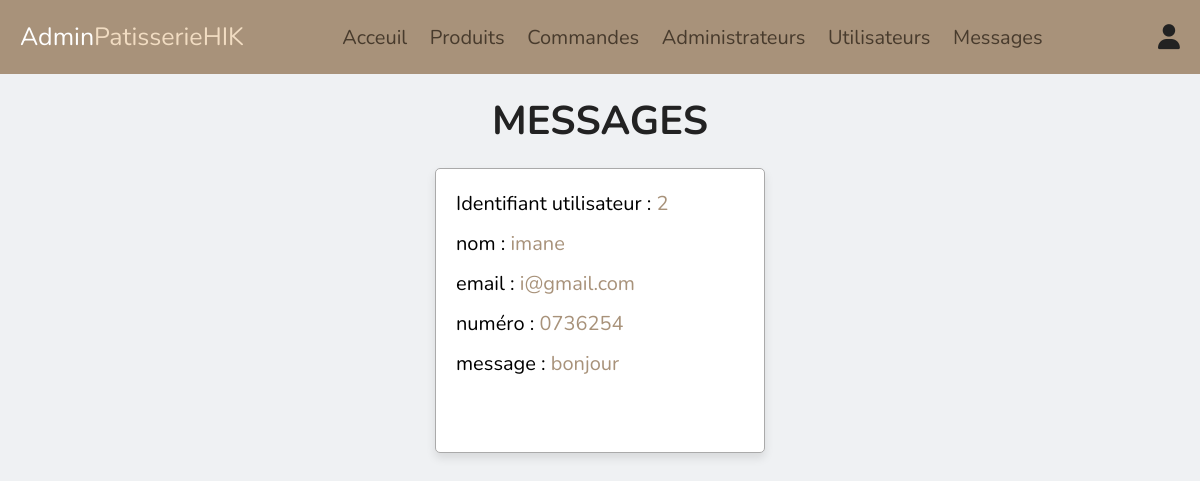
The page /admin/messages.php (signed in) on the database its author committed.
### tables this page shows
CREATE TABLE IF NOT EXISTS `messages` (
  `id` int(100) NOT NULL AUTO_INCREMENT,
  `user_id` int(100) NOT NULL,
  `name` varchar(100) NOT NULL,
  `email` varchar(100) NOT NULL,
  `number` varchar(12) NOT NULL,
  `message` varchar(500) NOT NULL,
  PRIMARY KEY (`id`)
);

### admin/messages.php (the view, shortened to what this page needs)
<?php
include '../components/connect.php';
?>
<!DOCTYPE html>
<html lang="en">
<head>
   <link rel="stylesheet" href="https://cdnjs.cloudflare.com/ajax/libs/font-awesome/6.1.1/css/all.min.css">
   <link rel="stylesheet" href="../css/admin_style.css">
</head>
<body>
<?php include '../components/admin_header.php'; ?>
<section class="contacts">
<h1 class="heading">messages</h1>
<div class="box-container">
   <?php
      $select_messages = $conn->prepare("SELECT * FROM `messages`");
      $select_messages->execute();
      if($select_messages->rowCount() > 0){
         while($fetch_message = $select_messages->fetch(PDO::FETCH_ASSOC)){
   ?>
   <div class="box">
   <p> Identifiant utilisateur : <span><?= $fetch_message['user_id']; ?></span></p>
   <p> nom : <span><?= $fetch_message['name']; ?></span></p>
   <p> email : <span><?= $fetch_message['email']; ?></span></p>
   <p> numéro : <span><?= $fetch_message['number']; ?></span></p>
   <p> message : <span><?= $fetch_message['message']; ?></span></p>
   <a href="messages.php??delete=<?= $fetch_message['id']; ?>" onclick="return confirm('Supprimer ce message ?');" class="delete-btn">Supprimer</a>
   </div>
   <?php
         }
      }else{
         echo '<p class="empty">Vous n\'avez aucun message</p>';
      }
   ?>
</div>
</section>
</body>
</html>

### css/admin_style.css (style rules this page uses)
:root { --main-color: #a8927a; --primary-color: #eff1f3; --bg-color: #f1dcc2; --hover: #483b2d; --black:#222; --white:#fff; --border:.1rem solid #aaa; --box-shadow:0 .5rem 1rem rgba(0,0,0,.1); }
* { font-family: 'Nunito', sans-serif; margin:0; padding:0; box-sizing: border-box; outline: none; border:none; text-decoration: none; }
html { font-size: 62.5%; overflow-x: hidden; }
body { background-color: var(--primary-color); }
section { padding:2rem; max-width: 1200px; margin:0 auto; }
.heading { font-size: 4rem; color:var(--black); margin-bottom: 2rem; text-align: center; text-transform: uppercase; }
.btn, .delete-btn, .option-btn { display: block; width: 100%; margin-top: 1rem; border-radius: .5rem; padding:1rem 3rem; font-size: 1.7rem; text-transform: capitalize; color:var(--white); cursor: pointer; text-align: center; }
.delete-btn { background-color: var(--red); }
.contacts .box-container { display: grid; grid-template-columns: repeat(auto-fit, 33rem); gap:1.5rem; align-items: flex-start; justify-content: center; }
.contacts .box-container .box { padding:2rem; padding-top: 1rem; border-radius: .5rem; border:var(--border); background-color: var(--white); box-shadow: var(--box-shadow); }
.contacts .box-container .box p { line-height: 1.5; font-size: 2rem; color:var(--light-color); margin:1rem 0; }
.contacts .box-container .box p span { color:var(--main-color); }

### rows shown on the page
messages: user "2", name "imane", email "i@gmail.com", number "0736254", message "bonjour"
